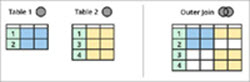
//> input picture Databases/General/Operations/outer_join.jpg, 250 x 82 px
$ ./3_2_example ../../../../Databases/General/Operations/outer_join.jpg   (built with g++ and OpenCV 4)
//> lines starting //> are read from the running program, lines starting //| are printed output that depends on the picture
/**
 * Here, we take a look at the example provided by opencv examples.
 *
 * The material in the code is not that complicated. It loads a default image, or one from the command line.
 * Then creates two track-bars, which have callback function that user erosion or dilation filters to process
 * the image.
 *
 * What is of interest is the type of kernel we apply for erosion or dilation. That is, we use the
 * getStructuringElement function to form the filter we seek.
 *
 * Of minor note below is that we can read the position of the tacker either via the createTrackbar method or
 * via the arguments of the call-back method.
 *
 */

#include "opencv2/imgproc.hpp"
#include "opencv2/highgui.hpp"
#include <iostream>

using namespace cv;
using namespace std;

Mat src, erosion_dst, dilation_dst;

int erosion_elem = 0;
int erosion_size = 0;
int dilation_elem = 0;
int dilation_size = 0;
int const max_elem = 2;
int const max_kernel_size = 21;
void Erosion( int, void* );
void Dilation( int, void* );

int main( int argc, char** argv )
{
  CommandLineParser parser( argc, argv, "{@input | LinuxLogo.jpg | input image}" );
  src = imread( samples::findFile( parser.get<String>( "@input" ) ), IMREAD_COLOR );
//> src is the input picture: 82 rows x 250 cols, CV_8UC3; mean B, G, R 224.2, 228.3, 225.2

  if( src.empty() )
  {
    cout << "Could not open or find the image!\n" << endl;
    cout << "Usage: " << argv[0] << " <Input image>" << endl;
    return -1;
  }

  namedWindow( "Erosion Demo", WINDOW_AUTOSIZE );
  namedWindow( "Dilation Demo", WINDOW_AUTOSIZE );
  moveWindow( "Dilation Demo", src.cols, 0 );

  createTrackbar( "Element:\n 0: Rect \n 1: Cross \n 2: Ellipse", "Erosion Demo",
          &erosion_elem, max_elem,
          Erosion );
//> slider 'Element:\n 0: Rect \n 1: Cross \n' is set to 1
  createTrackbar( "Kernel size:\n 2n +1", "Erosion Demo",
          &erosion_size, max_kernel_size,
          Erosion );
//> slider 'Kernel size:\n 2n +1' is set to 7
  createTrackbar( "Element:\n 0: Rect \n 1: Cross \n 2: Ellipse", "Dilation Demo",
          &dilation_elem, max_elem,
          Dilation );
//> slider 'Element:\n 0: Rect \n 1: Cross \n' is set to 1
  createTrackbar( "Kernel size:\n 2n +1", "Dilation Demo",
          &dilation_size, max_kernel_size,
          Dilation );
//> slider 'Kernel size:\n 2n +1' is set to 7

  Erosion( 0, 0 );
  Dilation( 0, 0 );

  waitKey(0);
  return 0;
}

void Erosion( int, void* )
{
  int erosion_type = 0;

  if( erosion_elem == 0 ){ erosion_type = MORPH_RECT; }
  else if( erosion_elem == 1 ){ erosion_type = MORPH_CROSS; }
  else if( erosion_elem == 2 ){ erosion_type = MORPH_ELLIPSE; }

  Mat element = getStructuringElement( erosion_type,
        Size( 2*erosion_size + 1, 2*erosion_size+1 ),
        Point( erosion_size, erosion_size ) );

  erode( src, erosion_dst, element );
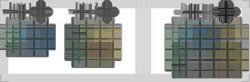
//> erosion_dst: 82 rows x 250 cols, CV_8UC3; mean B, G, R 154.6, 158.1, 155.5
  imshow( "Erosion Demo", erosion_dst );
}

void Dilation( int, void* )
{
  int dilation_type = 0;

  if( dilation_elem == 0 ){ dilation_type = MORPH_RECT; }
  else if( dilation_elem == 1 ){ dilation_type = MORPH_CROSS; }
  else if( dilation_elem == 2) { dilation_type = MORPH_ELLIPSE; }

  Mat element = getStructuringElement( dilation_type,
                       Size( 2*dilation_size + 1, 2*dilation_size+1 ),
                       Point( dilation_size, dilation_size ) );
  dilate( src, dilation_dst, element );
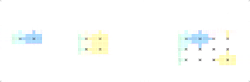
//> dilation_dst: 82 rows x 250 cols, CV_8UC3; mean B, G, R 252, 253.5, 252.1
  imshow( "Dilation Demo", dilation_dst );
}
